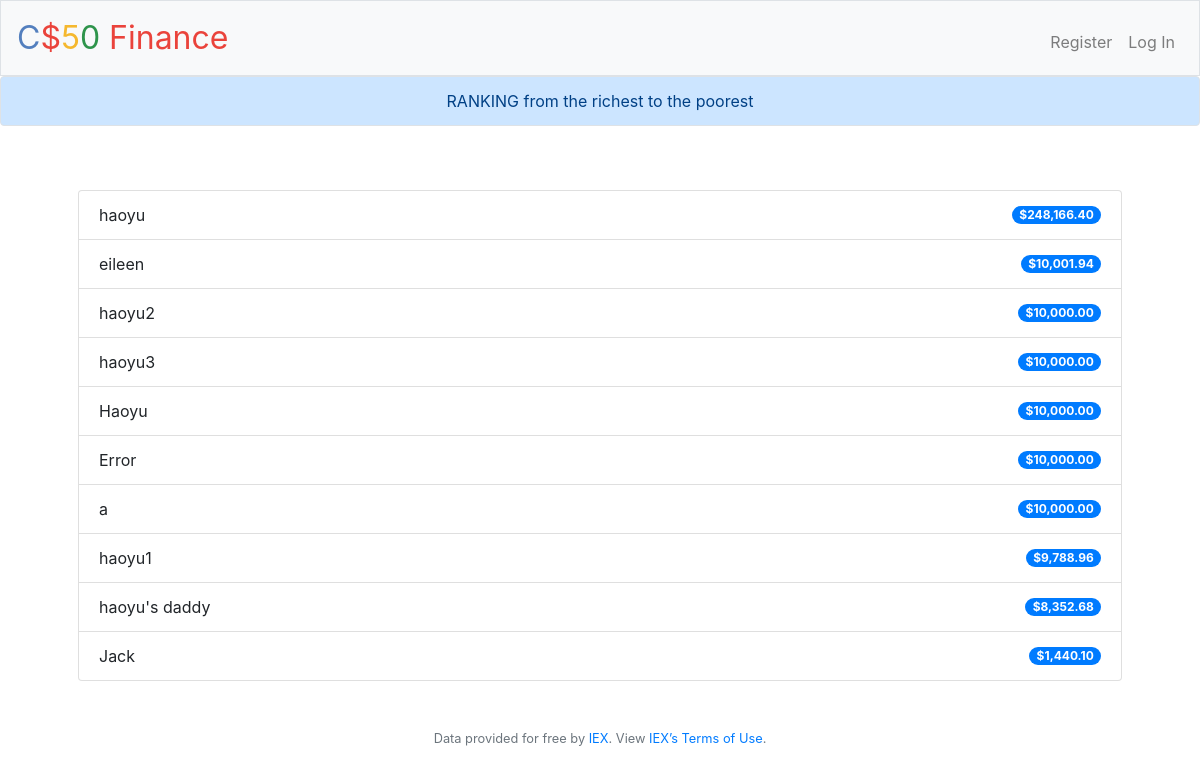
Page /ranking on the committed database.
### tables this page shows
CREATE TABLE Rankings(user_id INTERGER, assets INTEGER, FOREIGN KEY(user_id) REFERENCES users(id));

CREATE TABLE users (id INTEGER, username TEXT NOT NULL, hash TEXT NOT NULL, cash NUMERIC NOT NULL DEFAULT 10000.00, PRIMARY KEY(id));

### application.py (the view)
@app.route("/ranking", methods=["GET", "POST"])
def ranking():
    rows = db.execute("SELECT username, assets FROM users JOIN Rankings ON users.id = Rankings.user_id ORDER BY assets DESC")
    flash("RANKING from the richest to the poorest")
    return render_template("ranking.html", rows=rows)

### application.py (called while the page is built)
@app.after_request
def after_request(response):
    response.headers["Cache-Control"] = "no-cache, no-store, must-revalidate"
    response.headers["Expires"] = 0
    response.headers["Pragma"] = "no-cache"
    return response

### helpers.py (called while the page is built)
def usd(value):
    return f"${value:,.2f}"

### templates/ranking.html (shortened to what this page needs)
{% extends "layout.html" %}
{% block main %}
    <ul class="list-group">
      {% for row in rows %}
      <li class="list-group-item d-flex justify-content-between align-items-center">
        {{ row["username"] }}
        <span class="badge badge-primary badge-pill">{{ row["assets"] | usd }}</span>
      </li>
      {% endfor %}
    </ul>
{% endblock %}

### templates/layout.html (shortened to what this page needs)
<!DOCTYPE html>
<html lang="en">
    <head>
        <link rel="stylesheet" href="https://cdn.jsdelivr.net/npm/bootstrap@4.5.3/dist/css/bootstrap.min.css">
        <link href="/static/styles.css" rel="stylesheet">
    </head>
    <body>
        <nav class="navbar navbar-expand-md navbar-light bg-light border">
            <a class="navbar-brand" href="/"><span class="blue">C</span><span class="red">$</span><span class="yellow">5</span><span class="green">0</span> <span class="red">Finance</span></a>
            <div class="collapse navbar-collapse" id="navbar">
                {% if session.user_id %}
                    <ul class="navbar-nav mr-auto mt-2">
                        <li class="nav-item"><a class="nav-link" href="/quote">Quote</a></li>
                        <li class="nav-item"><a class="nav-link" href="/buy">Buy</a></li>
                        <li class="nav-item"><a class="nav-link" href="/sell">Sell</a></li>
                        <li class="nav-item"><a class="nav-link" href="/history">History</a></li>
                        <li class="nav-item"><a class="nav-link" href="/ranking">Ranking</a></li>
                    </ul>
                    <ul class="navbar-nav ml-auto mt-2">
                        <li class="nav-item"><a class="nav-link" href="/logout">Log Out</a></li>
                    </ul>
                {% else %}
                    <ul class="navbar-nav ml-auto mt-2">
                        <li class="nav-item"><a class="nav-link" href="/register">Register</a></li>
                        <li class="nav-item"><a class="nav-link" href="/login">Log In</a></li>
                    </ul>
                {% endif %}
            </div>
        </nav>
        {% if get_flashed_messages() %}
            <header>
                <div class="alert alert-primary border text-center" role="alert">
                    {{ get_flashed_messages() | join }}
                </div>
            </header>
        {% endif %}
        <main class="container p-5">
            {% block main %}{% endblock %}
        </main>
        <footer class="small text-center text-muted">
            Data provided for free by <a href="https://iextrading.com/developer">IEX</a>. View <a href="https://iextrading.com/api-exhibit-a/">IEX’s Terms of Use</a>.
        </footer>
    </body>
</html>

### static/styles.css (style rules this page uses)
nav .navbar-brand { font-size: xx-large; }
nav .navbar-brand .blue { color: #537fbe; }
nav .navbar-brand .red { color: #ea433b; }
nav .navbar-brand .yellow { color: #f5b82e; }
nav .navbar-brand .green { color: #2e944b; }
main { overflow-x: auto; text-align: center; }

### rows in the picture
Rankings: username "haoyu", assets "$248,166.40"
Rankings: username "eileen", assets "$10,001.94"
Rankings: username "haoyu2", assets "$10,000.00"
Rankings: username "haoyu3", assets "$10,000.00"
Rankings: username "Haoyu", assets "$10,000.00"
Rankings: username "Error", assets "$10,000.00"
Rankings: username "a", assets "$10,000.00"
Rankings: username "haoyu1", assets "$9,788.96"
Rankings: username "haoyu's daddy", assets "$8,352.68"
Rankings: username "Jack", assets "$1,440.10"

### other values in the picture
{{ get_flashed_messages() | join }} "RANKING from the richest to the poorest"
